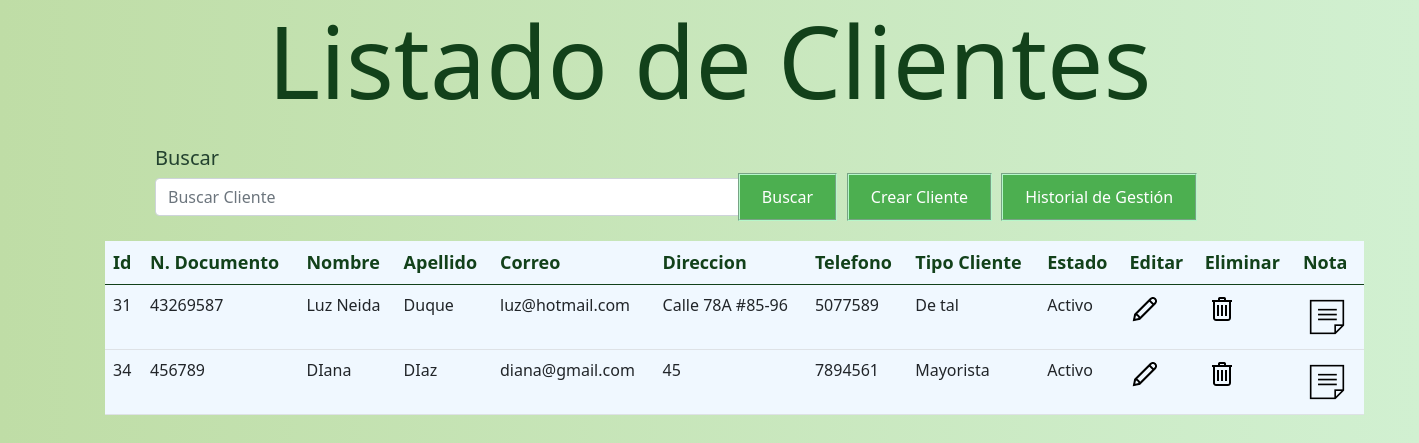
Screenshot of /listadoClientes.php with the database file from the repository.
### tables this page shows
CREATE TABLE `clientes` (
  `Id_Cliente` int(11) NOT NULL,
  `Num_Documento` varchar(20) NOT NULL,
  `Nombre` varchar(30) NOT NULL,
  `Apellido` varchar(30) NOT NULL,
  `Correo` varchar(50) NOT NULL,
  `Direccion` varchar(50) NOT NULL,
  `Telefono` varchar(20) NOT NULL,
  `Tipo_Cliente` varchar(20) NOT NULL,
  `Estado_Cliente` varchar(20) NOT NULL
);

### Leer.php (called while the page is built, shortened)
<?php
include "Conexion_BD.php";
$buscar = $_POST["Buscar"];
$sql_leer = "SELECT * FROM clientes WHERE Num_Documento LIKE '%".$buscar."%' OR Nombre LIKE '%".$buscar."%'";
$result = mysqli_query($conexion,$sql_leer);
?>

### listadoClientes.php (the view, shortened to what this page needs)
<!DOCTYPE html>
<html lang="es">
<head>
    <link rel="stylesheet" type="text/css" href="css\bootstrap.min.css">
    <link rel="stylesheet" href="css/Cliente.css">
</head>
<body>
    <div id="modCliente" class="contenedor">
        <h1>Listado de Clientes</h1>
        <form id="formulario_modCliente" class="form" action="listadoClientes.php" method="post">
            <div  class="row">
                <div id="buscarClientes" class="col-md-6">
                    <label class="visually-hidden" for="autoSizingSelect">Buscar</label>
                    <input type="text" id="txtBuscar" name="Buscar" class="form-control" placeholder="Buscar Cliente">
                </div>
                <div id="btnsClientes" class="col-md-5">
                    <button type="submit" name="btnBuscar" class="btn_Buscar">Buscar</button>
                    <button type="submit" name="btnCrearCliente" class="btn_CrearCliente"><a href="crearCliente.php">Crear Cliente</a></button>
                    <button type="submit" name="btnHistorial" class="btnHistorialClientes"><a href="gestionarCliente.php">Historial de Gestión</button>
                    <button type="submit" name="btnAtras" class="btnAtras_Listado"><a href="menu.php">Atrás</button>
                </div>
                <div id="tabla">
                    <table class="table">
                        <thead>
                            <tr>
                                <th scope="col">Id</th>
                                <th scope="col">N. Documento</th>
                                <th scope="col">Nombre</th>
                                <th scope="col">Apellido</th>
                                <th scope="col">Correo</th>
                                <th scope="col">Direccion</th>
                                <th scope="col">Telefono</th>
                                <th scope="col">Tipo Cliente</th>
                                <th scope="col">Estado</th>
                                <th scope="col">Editar</th>
                                <th scope="col">Eliminar</th>
                                <th scope="col">Nota</th>
                            </tr>
                        </thead>
                        <tbody>
                            <?php
                            include "Leer.php";
                            while ($fila = mysqli_fetch_assoc($result)) {
                                echo "
                                <tr>
                                    <td>{$fila['Id_Cliente']}</td>
                                    <td>{$fila['Num_Documento']}</td>
                                    <td>{$fila['Nombre']}</td>
                                    <td>{$fila['Apellido']}</td>
                                    <td>{$fila['Correo']}</td>
                                    <td>{$fila['Direccion']}</td>
                                    <td>{$fila['Telefono']}</td>
                                    <td>{$fila['Tipo_Cliente']}</td>
                                    <td>{$fila['Estado_Cliente']}</td>
                                    <td><a href='actualizarCliente.php?id=" . $fila['Id_Cliente'] . "'><img src='./img/icons8-Edit-32.png' alt='Edit'></a></td>
                                    <td><a href='BorrarCliente.php?id=" . $fila['Id_Cliente'] . "'><img src='./img/icons8-Trash-32.png' alt='Edit'></a></td>
                                    <td><a href='crearComentario.php?id=" . $fila['Id_Cliente'] . "'><img src='./img/icons8-nota-48.png' alt='Edit'></a></td>
                                </tr>";
                            }
                            ?>
                        </tbody>
                    </table>
                </div>
        </form>
    </div>
</body>
</html>

### css/Cliente.css (style rules this page uses)
body { background: linear-gradient(to bottom, rgb(90, 230, 85), rgb(255, 255, 255)); background: linear-gradient(to left, rgb(209, 240, 209), rgb(191, 221, 166)); }
h1 { text-align: center; font-size: 100px; color: rgb(18, 65, 26); }
.form { float: right; margin-left: 100px; margin-right: 50px; font-size: 30px; color: rgb(22, 70, 40); padding: 5px; }
#formulario_modCliente { text-align: left; font-size: 20px; margin-left: 100px; margin-right: 50px; color: rgb(35, 66, 47); }
label { margin-top: 10px; margin-bottom: 5px; }
button { background-color: #4caf50; color: white; padding: 10px 22px; text-align: center; text-decoration: none; display: inline-block; font-size: 16px; border-style: groove; border-color: rgb(182, 247, 202); }
#tabla { background-color: aliceblue; margin-top: 20px; margin-bottom: 20px; font-size: medium; }
a { outline: none; text-decoration: none; color: white; }
#buscarClientes { margin-left: 50px; }
#btnsClientes { margin-left: 15px; }
.btn_Buscar { margin-top: 40px; float: right; margin-right: 485px; }
.btn_CrearCliente { margin-top: -48px; float: right; margin-right: 330px; }
.btnHistorialClientes { margin-top: -48px; float: right; margin-right: 125px; }
.btnAtras_Listado { margin-top: -48px; float: right; margin-right: -290px; }
#tabla th { font-family: 'Segoe UI', Tahoma, Geneva, Verdana, sans-serif; color: rgb(18, 65, 26); font-size: 18px; }

### rows the page displays
clientes: Id_Cliente "31", Num_Documento "43269587", Nombre "Luz Neida", Apellido "Duque", Correo "luz@hotmail.com", Direccion "Calle 78A #85-96", Telefono "5077589", Tipo_Cliente "De tal", Estado_Cliente "Activo"
clientes: Id_Cliente "34", Num_Documento "456789", Nombre "DIana", Apellido "DIaz", Correo "diana@gmail.com", Direccion "45", Telefono "7894561", Tipo_Cliente "Mayorista", Estado_Cliente "Activo"
